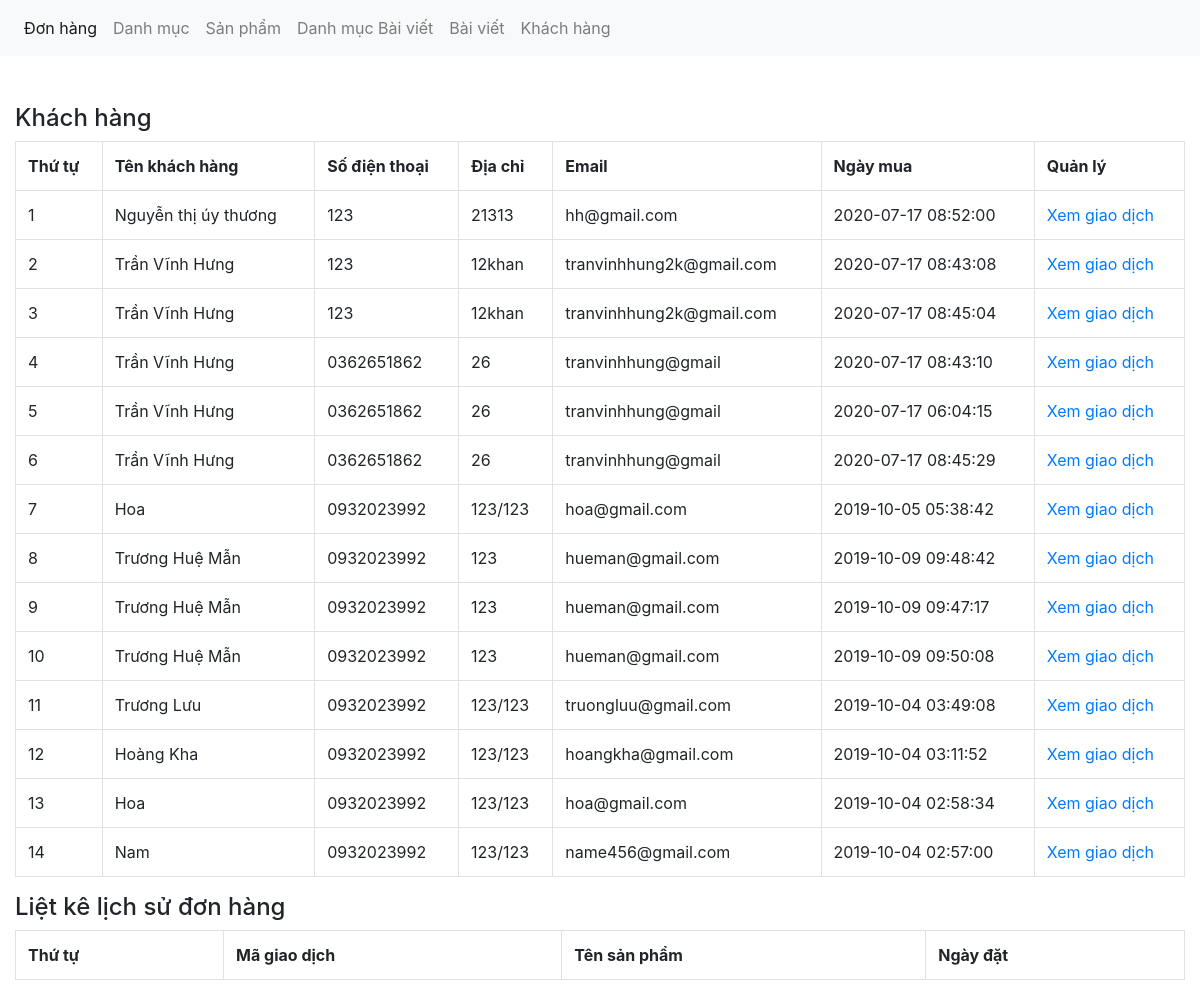
The app's page /admin/xulykhachhang.php with its own data.
### tables this page shows
CREATE TABLE `tbl_giaodich` (
  `giaodich_id` int(11) NOT NULL,
  `sanpham_id` int(11) NOT NULL,
  `soluong` int(11) NOT NULL,
  `magiaodich` varchar(50) NOT NULL,
  `ngaythang` timestamp NOT NULL DEFAULT current_timestamp() ON UPDATE current_timestamp(),
  `khachhang_id` int(11) NOT NULL,
  `tinhtrangdon` int(11) NOT NULL DEFAULT 0,
  `huydon` int(11) NOT NULL DEFAULT 0
);

CREATE TABLE `tbl_khachhang` (
  `khachhang_id` int(11) NOT NULL,
  `name` varchar(100) NOT NULL,
  `phone` varchar(50) NOT NULL,
  `address` varchar(200) NOT NULL,
  `note` text NOT NULL,
  `email` varchar(150) NOT NULL,
  `password` varchar(100) NOT NULL,
  `giaohang` int(11) NOT NULL
);

### admin/xulykhachhang.php (the view, shortened to what this page needs)
<?php
	include('../db/connect.php');
?>
<!DOCTYPE html>
<html lang="en">
<head>
	<link href="../css/bootstrap.css" rel="stylesheet" type="text/css" media="all" />
</head>
<body>
	<nav class="navbar navbar-expand-lg navbar-light bg-light">
	  <div class="collapse navbar-collapse" id="navbarNav">
	    <ul class="navbar-nav">
	      <li class="nav-item active">
	        <a class="nav-link" href="xulydonhang.php">Đơn hàng <span class="sr-only">(current)</span></a>
	      </li>
	      <li class="nav-item">
	        <a class="nav-link" href="xulydanhmuc.php">Danh mục</a>
	      </li>
	      <li class="nav-item">
	        <a class="nav-link" href="xulysanpham.php">Sản phẩm</a>
	      </li>
	         <li class="nav-item">
	        <a class="nav-link" href="xulydanhmucbaiviet.php">Danh mục Bài viết</a>
	      </li>
	         <li class="nav-item">
	        <a class="nav-link" href="xulybaiviet.php">Bài viết</a>
	      </li>
	       <li class="nav-item">
	        <a class="nav-link" href="xulykhachhang.php">Khách hàng</a>
	      </li>
	    </ul>
	  </div>
	</nav><br><br>
	<div class="container-fluid">
		<div class="row">
			<div class="col-md-12">
				<h4>Khách hàng</h4>
				<?php
				$sql_select_khachhang = mysqli_query($con,"SELECT * FROM tbl_khachhang,tbl_giaodich WHERE tbl_khachhang.khachhang_id=tbl_giaodich.khachhang_id GROUP BY tbl_giaodich.magiaodich ORDER BY tbl_khachhang.khachhang_id DESC");
				?>
				<table class="table table-bordered ">
					<tr>
						<th>Thứ tự</th>
						<th>Tên khách hàng</th>
						<th>Số điện thoại</th>
						<th>Địa chỉ</th>
						<th>Email</th>
						<th>Ngày mua</th>
						<th>Quản lý</th>
					</tr>
					<?php
					$i = 0;
					while($row_khachhang = mysqli_fetch_array($sql_select_khachhang)){
						$i++;
					?>
					<tr>
						<td><?php echo $i; ?></td>
						<td><?php echo $row_khachhang['name']; ?></td>
						<td><?php echo $row_khachhang['phone']; ?></td>
						<td><?php echo $row_khachhang['address']; ?></td>
						<td><?php echo $row_khachhang['email'] ?></td>
						<td><?php echo $row_khachhang['ngaythang'] ?></td>
						<td><a href="?quanly=xemgiaodich&khachhang=<?php echo $row_khachhang['magiaodich'] ?>">Xem giao dịch</a></td>
					</tr>
					 <?php
					}
					?>
				</table>
			</div>
			<div class="col-md-12">
				<h4>Liệt kê lịch sử đơn hàng</h4>
				<table class="table table-bordered ">
					<tr>
						<th>Thứ tự</th>
						<th>Mã giao dịch</th>
						<th>Tên sản phẩm</th>
						<th>Ngày đặt</th>
					</tr>
				</table>
			</div>
		</div>
	</div>
</body>
</html>

### records on screen
tbl_giaodich: khachhang.name "Nguyễn thị úy thương", khachhang.phone "123", khachhang.address "21313", khachhang.email "hh@gmail.com", ngaythang "2020-07-17 08:52:00"
tbl_giaodich: khachhang.name "Trần Vĩnh Hưng", khachhang.phone "123", khachhang.address "12khan", khachhang.email "tranvinhhung2k@gmail.com", ngaythang "2020-07-17 08:43:08"
tbl_giaodich: khachhang.name "Trần Vĩnh Hưng", khachhang.phone "123", khachhang.address "12khan", khachhang.email "tranvinhhung2k@gmail.com", ngaythang "2020-07-17 08:45:04"
tbl_giaodich: khachhang.name "Trần Vĩnh Hưng", khachhang.phone "0362651862", khachhang.address "26", khachhang.email "tranvinhhung@gmail", ngaythang "2020-07-17 08:43:10"
tbl_giaodich: khachhang.name "Trần Vĩnh Hưng", khachhang.phone "0362651862", khachhang.address "26", khachhang.email "tranvinhhung@gmail", ngaythang "2020-07-17 06:04:15"
tbl_giaodich: khachhang.name "Trần Vĩnh Hưng", khachhang.phone "0362651862", khachhang.address "26", khachhang.email "tranvinhhung@gmail", ngaythang "2020-07-17 08:45:29"
tbl_giaodich: khachhang.name "Hoa", khachhang.phone "0932023992", khachhang.address "123/123", khachhang.email "hoa@gmail.com", ngaythang "2019-10-05 05:38:42"
tbl_giaodich: khachhang.name "Trương Huệ Mẫn", khachhang.phone "0932023992", khachhang.address "123", khachhang.email "hueman@gmail.com", ngaythang "2019-10-09 09:48:42"
tbl_giaodich: khachhang.name "Trương Huệ Mẫn", khachhang.phone "0932023992", khachhang.address "123", khachhang.email "hueman@gmail.com", ngaythang "2019-10-09 09:47:17"
tbl_giaodich: khachhang.name "Trương Huệ Mẫn", khachhang.phone "0932023992", khachhang.address "123", khachhang.email "hueman@gmail.com", ngaythang "2019-10-09 09:50:08"
tbl_giaodich: khachhang.name "Trương Lưu", khachhang.phone "0932023992", khachhang.address "123/123", khachhang.email "truongluu@gmail.com", ngaythang "2019-10-04 03:49:08"
tbl_giaodich: khachhang.name "Hoàng Kha", khachhang.phone "0932023992", khachhang.address "123/123", khachhang.email "hoangkha@gmail.com", ngaythang "2019-10-04 03:11:52"
tbl_giaodich: khachhang.name "Hoa", khachhang.phone "0932023992", khachhang.address "123/123", khachhang.email "hoa@gmail.com", ngaythang "2019-10-04 02:58:34"
tbl_giaodich: khachhang.name "Nam", khachhang.phone "0932023992", khachhang.address "123/123", khachhang.email "name456@gmail.com", ngaythang "2019-10-04 02:57:00"
